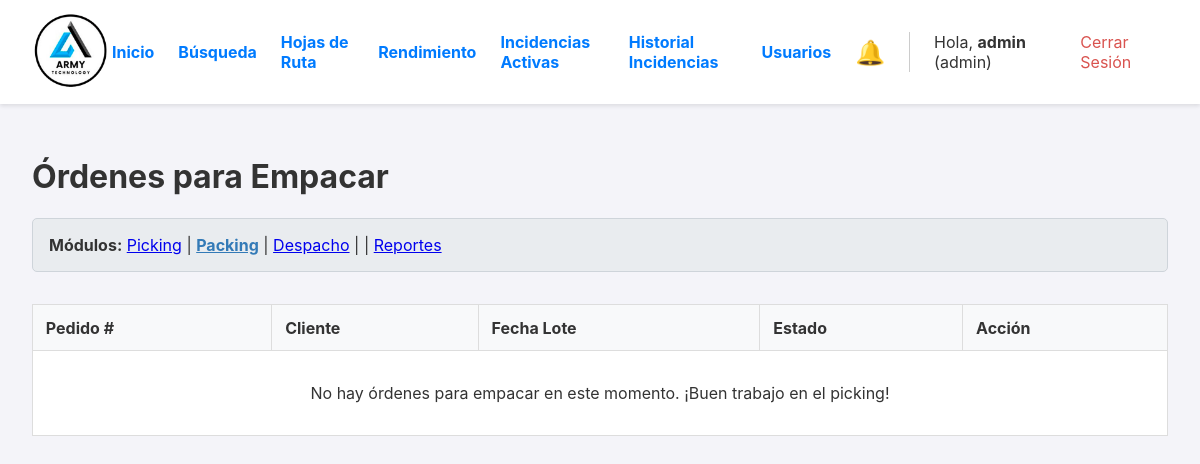
Before: /packing (signed in) with the older database file.
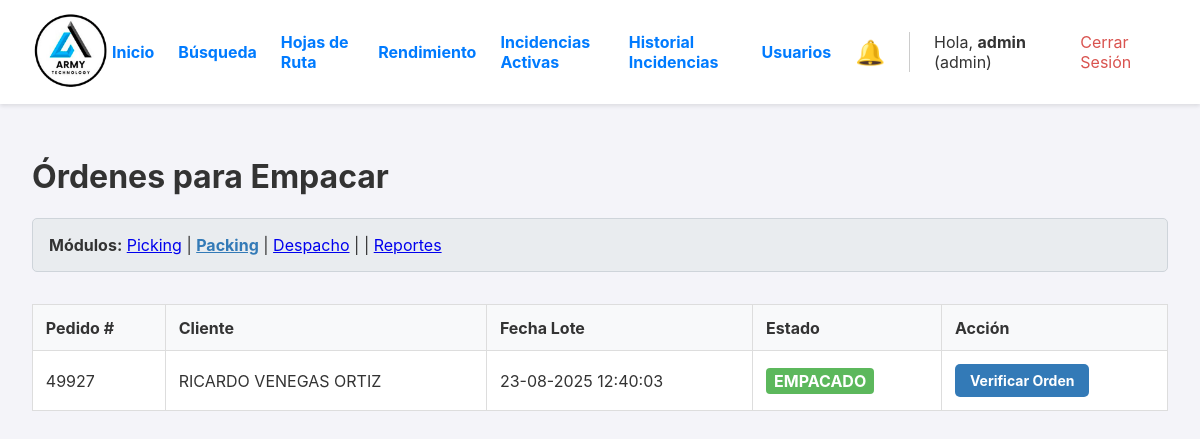
After: the same page with the newer database file.
### app.py (models this page shows, shortened)
class User(UserMixin, db.Model):
    id = db.Column(db.Integer, primary_key=True)
    username = db.Column(db.String(80), unique=True, nullable=False)
    password_hash = db.Column(db.String(256), nullable=False)
    role = db.Column(db.String(20), nullable=False, default='operario')

class Orden(db.Model):
    id = db.Column(db.Integer, primary_key=True)
    numero_pedido = db.Column(db.String(50), unique=True, nullable=False)
    cliente_nombre = db.Column(db.String(200), nullable=False)
    cliente_direccion = db.Column(db.String(300), nullable=True)
    estado = db.Column(db.String(30), nullable=False, default='PENDIENTE')
    fecha_creacion = db.Column(db.DateTime, nullable=False, default=datetime.datetime.utcnow)
    lote_id = db.Column(db.Integer, db.ForeignKey('lote_picking.id'), nullable=True)
    items = db.relationship('ItemOrden', backref='orden', lazy=True, cascade="all, delete-orphan")
    fecha_inicio_picking = db.Column(db.DateTime, nullable=True)
    fecha_fin_picking = db.Column(db.DateTime, nullable=True)
    fecha_fin_packing = db.Column(db.DateTime, nullable=True)
    fecha_despacho = db.Column(db.DateTime, nullable=True)
    packer_id = db.Column(db.Integer, db.ForeignKey('user.id', ondelete='SET NULL'), nullable=True)
    packer = db.relationship('User', foreign_keys=[packer_id])
    devolucion_confirmada = db.Column(db.Boolean, default=False, nullable=False)
    bultos = db.relationship('Bulto', backref='orden', cascade="all, delete-orphan")
    hoja_de_ruta_id = db.Column(db.Integer, db.ForeignKey('hoja_de_ruta.id'), nullable=True)
    destino_id = db.Column(db.Integer, db.ForeignKey('destino.id'), nullable=True)
    destino = db.relationship('Destino', backref='ordenes')
    guia_encomienda = db.Column(db.String(100), nullable=True)

class LotePicking(db.Model):
    id = db.Column(db.Integer, primary_key=True)
    fecha_creacion = db.Column(db.DateTime, nullable=False, default=datetime.datetime.utcnow)
    estado = db.Column(db.String(20), nullable=False, default='ACTIVO')
    ordenes = db.relationship('Orden', backref='lote', lazy=True)
    operario_id = db.Column(db.Integer, db.ForeignKey('user.id', ondelete='SET NULL'), nullable=True)
    operario = db.relationship('User', backref='lotes_asignados')

### app.py (the view)
@app.route('/packing')
@login_required
def dashboard_packing():
    ordenes_para_packing = Orden.query.filter_by(estado='EMPACADO').order_by(Orden.fecha_creacion.asc()).all()
    return render_template('dashboard_packing.html', ordenes=ordenes_para_packing)

### app.py (called while the page is built)
@login_manager.user_loader
def load_user(user_id):
    return db.session.get(User, int(user_id))

@app.template_filter('localtime')
def to_localtime_filter(utc_datetime):
    if not utc_datetime: return ""
    local_tz = pytz.timezone('America/Costa_Rica')
    local_dt = utc_datetime.replace(tzinfo=pytz.utc).astimezone(local_tz)
    return local_dt.strftime('%d-%m-%Y %H:%M:%S')

### templates/dashboard_packing.html (shortened to what this page needs)
{% extends "layout.html" %}
{% block content %}
    <h1>Órdenes para Empacar</h1>
    <div class="navegacion-modulos" style="margin-bottom: 2rem;">
        <strong>Módulos:</strong>
        <a href="{{ url_for('dashboard') }}">Picking</a> |
        <a href="{{ url_for('dashboard_packing') }}" style="font-weight: bold; color: #337ab7;">Packing</a> |
        <a href="{{ url_for('dashboard_despacho') }}">Despacho</a> |
        {% if current_user.role == 'admin' %}
        | <a href="{{ url_for('reportes_y_busqueda') }}">Reportes</a>
        {% endif %}
    </div>
    <table>
        <thead>
            <tr>
                <th>Pedido #</th>
                <th>Cliente</th>
                <th>Fecha Lote</th>
                <th>Estado</th>
                <th>Acción</th>
            </tr>
        </thead>
        <tbody>
            {% for orden in ordenes %}
            <tr>
                <td>{{ orden.numero_pedido }}</td>
                <td>{{ orden.cliente_nombre }}</td>
                <td>{{ orden.lote.fecha_creacion | localtime if orden.lote else 'N/A' }}</td>
                <td>
                    <span class="estado estado-{{ orden.estado }}">{{ orden.estado.replace('_', ' ') }}</span>
                </td>
                <td>
                    <a href="{{ url_for('detalle_packing', orden_id=orden.id) }}" class="action-link">Verificar Orden</a>
                </td>
            </tr>
            {% else %}
            <tr>
                <td colspan="5" style="text-align: center; padding: 2em;">No hay órdenes para empacar en este momento. ¡Buen trabajo en el picking!</td>
            </tr>
            {% endfor %}
        </tbody>
    </table>
{% endblock %}

### templates/layout.html (shortened to what this page needs)
<!DOCTYPE html>
<html lang="es">
<head>
</head>
<body>
    <header>
        <div class="logo">
            <a href="{{ url_for('dashboard') }}">
                <img src="{{ url_for('static', filename='img/logo.png') }}" alt="Logo de la Empresa">
            </a>
        </div>
        <nav class="nav">
             {% if current_user.is_authenticated %}
                {% if current_user.role == 'admin' %}
                    <div class="nav-admin-links">
                        <a href="{{ url_for('dashboard') }}">Inicio</a>
                        <a href="{{ url_for('reportes_y_busqueda') }}">Búsqueda</a>
                        <a href="{{ url_for('gestionar_rutas') }}">Hojas de Ruta</a>
                        <a href="{{ url_for('reporte_operarios') }}">Rendimiento</a>
                        <a href="{{ url_for('gestionar_incidencias') }}">Incidencias Activas</a>
                        <a href="{{ url_for('historial_incidencias') }}">Historial Incidencias</a>
                        <a href="{{ url_for('gestionar_usuarios') }}">Usuarios</a>
                        <a href="{{ url_for('gestionar_incidencias') }}" id="nav-incidencias-link" style="position: relative; text-decoration:none;" title="Ver incidencias pendientes">
                            <span style="font-size: 1.5rem;">🔔</span>
                        </a>
                    </div>
                {% endif %}
                <div class="user-info">
                    <span>Hola, <strong>{{ current_user.username }}</strong> ({{ current_user.role }})</span>
                    <a href="{{ url_for('logout') }}" style="color: #d9534f;">Cerrar Sesión</a>
                </div>
             {% endif %}
        </nav>
    </header>
    <main>
        {% block content %}{% endblock %}
    </main>
</body>
</html>

### templates/layout.html (style rules this page uses)
body { font-family: -apple-system, BlinkMacSystemFont, "Segoe UI", Roboto, "Helvetica Neue", Arial, sans-serif; margin: 0; background-color: #f4f4f9; color: #333; }
header { background-color: #fff; padding: 10px 2em; display: flex; justify-content: space-between; align-items: center; box-shadow: 0 2px 4px rgba(0,0,0,0.1); position: sticky; top: 0; z-index: 100; }
.logo img { height: 80px; }
.nav { display: flex; align-items: center; gap: 1em; }
.nav-admin-links { display: flex; align-items: center; gap: 1.5em; font-weight: bold; border-right: 1px solid #ccc; padding-right: 1.5em; margin-right: 0.5em; }
.nav-admin-links a, .user-info a { text-decoration: none; color: #007bff; }
.user-info { display: flex; align-items: center; gap: 1em; }
main { padding: 2em; }
* { box-sizing: border-box; }
main { padding: 1em; }
@media (min-width: 768px) { main { padding: 2em; } }

### templates/dashboard_packing.html (style rules this page uses)
.estado { font-weight: bold; padding: 0.2em 0.5em; border-radius: 4px; color: white; display: inline-block; }
.estado-EMPACADO { background-color: #5cb85c; }
table { width: 100%; border-collapse: collapse; margin-top: 1em; background-color: white; }
th, td { border: 1px solid #ddd; padding: 0.8em; text-align: left; }
th { background-color: #f8f9fa; }
.action-link { display: inline-block; padding: 8px 15px; font-size: 14px; font-weight: bold; color: white; background-color: #337ab7; border: none; border-radius: 5px; text-decoration: none; text-align: center; cursor: pointer; transition: background-color 0.2s; }
.navegacion-modulos { margin-bottom: 1.5em; padding: 1em; background-color: #e9ecef; border-radius: 5px; border: 1px solid #ced4da; }

Changed rows visible on the page:
added Orden: numero_pedido "49927", cliente_nombre "RICARDO VENEGAS ORTIZ", lote.fecha_creacion "23-08-2025 12:40:03", estado.replace "EMPACADO"
Other visible differences:
text no longer shown: "No hay órdenes para empacar en este momento. ¡Buen trabajo en el picking!"
